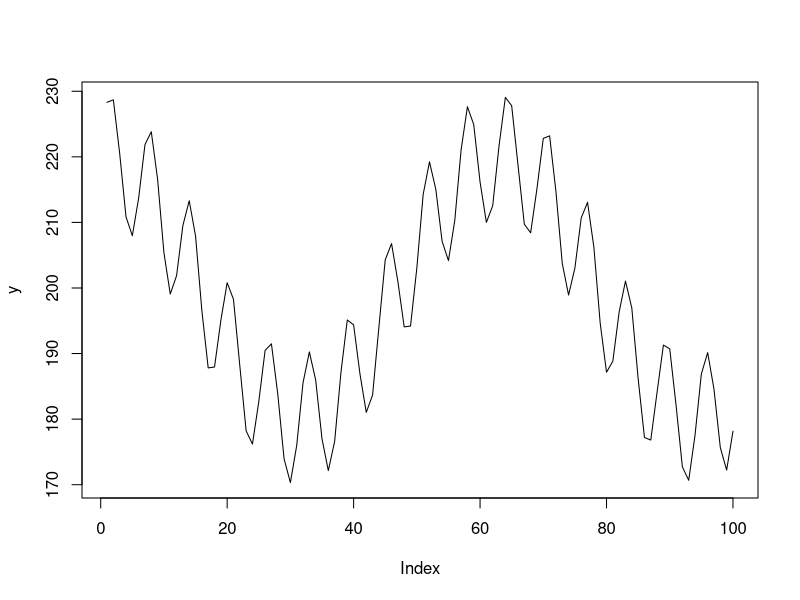
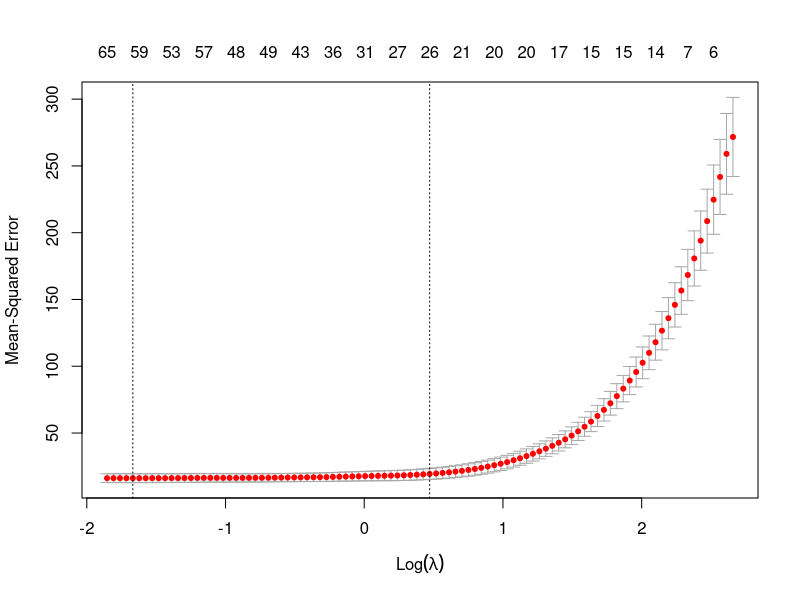
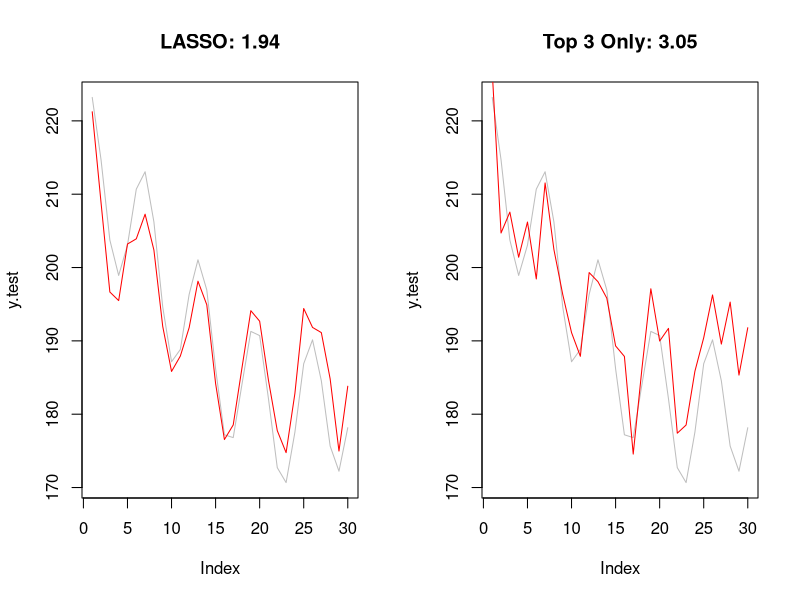

Here is the R script that generated these plots, in order:
########################################
##LECTURE 5: Example 2 - LASSO Example##
########################################

#Set up target
  n <- 100
  k <- 2000
  alpha.param <- 1
  select.k <- 3
  train.prop <- 0.7
  train.max <- round(n * train.prop)
  test.min <- train.max + 1
  
#MAPE
  mape <- function(y, x){
   return(100 * mean(abs(y / x - 1)))
  }
  
#Set up target
  y <- 10*sin(1:n) + cos((1:n)/10)*20 + 200
  plot(y, type = "l")

#Set up correlated inputs
  x <- matrix(NA, ncol = 0, nrow = n)
  for(i in 1:k){
    set.seed(i*i)
    rand1 <- runif(1)*1000
    rand2 <- runif(1)*1000
    over.under <- runif(1) > 0.5
    if(over.under == TRUE){ sign.val <- -1}else{ sign.val <- 1}
    x <- cbind(x, y + sign.val*runif(n)*rand1  -sign.val*rnorm(n, 1,10)  + cos((1:n)/5)*5 )
  }

#Split data into train and test
  y.train <- y[1:train.max]
  x.train <- x[1:train.max,]
  
  y.test <- y[test.min:n]
  x.test <- x[test.min:n,]
  
#Train LASSO
  library(glmnet)
  
  #CV
  a <- cv.glmnet(x.train, y.train, alpha = alpha.param)
  
  #Coef
  coef(a)
  plot(a)
  
  #Predict y
  yhat <- predict(a, x.test, s = "lambda.min")
  
  #Plot y
  err1 <- round(mape(yhat, y.test),2)
  
  par(mfrow=c(1,2))
  plot(y.test, type = "l", col = "grey", main = paste0("LASSO: ", err1))
  lines(yhat, col = "red")
  
#Compare against one lm
  rhos <- as.vector(cor(y.train, x.train))
  rhos <- data.frame(id = 1:length(rhos), rhos)
  rhos <- rhos[order(-rhos$rhos),]
  df.train <- data.frame(y.train, x.train[,rhos$id[1:select.k]])
  df.test <- data.frame(y.test, x.test[,rhos$id[1:select.k]])
  
  colnames(df.train) <- colnames(df.test) <- c("y", paste0("x",1:select.k))
  
  
  lm.obj <- lm(y~., data = df.train)
  yhat2 <- predict(lm.obj, newdata = df.test)
  
  #Plot y
  err2 <- round(mape(yhat2, y.test),2)
  plot(y.test, type = "l", col = "grey", main = paste0("Top ", select.k," Only: ", err2))
  lines(yhat2, col = "red")
